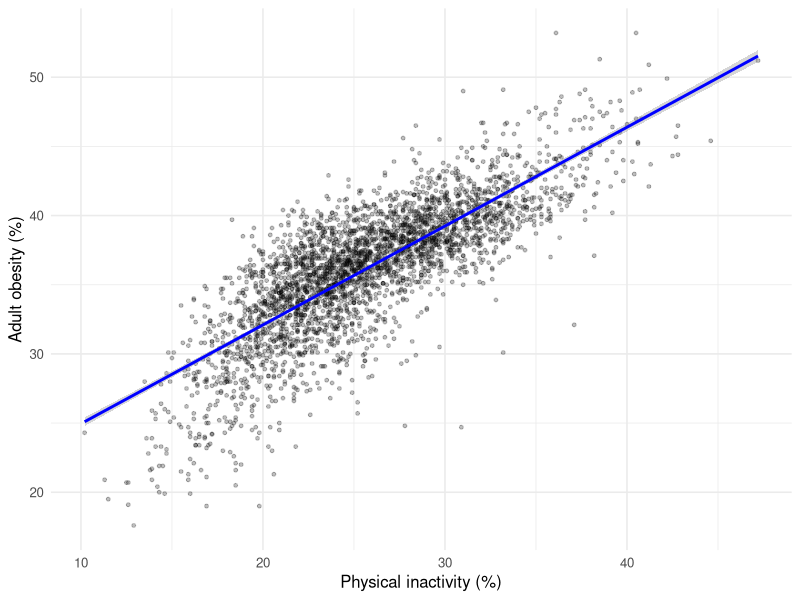

Write R code to recreate this figure.
## ---- chunk 1
#| include: false
#| warning: false
#| message: false
# load libraries
library(tidyverse)
library(palmerpenguins)
library(ggpubr)
library(patchwork)

getwd()
list.files()
file.exists("/Users/spartan/Documents/Math 261A/Project 1/references.bib")
## ---- chunk 2
#| echo: false
#| warning: false
#| message: false
library(readr); library(ggplot2); library(dplyr); library(broom)

# Fit the model
d <- readr::read_csv("../data/county_health_model.csv", show_col_types = FALSE)
lm_fit <- lm(obesity_pct ~ inactivity_pct, data = d)

# Pull ingredients for inline reporting
coefs <- coefficients(lm_fit)
b0 <- coefs[1]; b1 <- coefs[2]
tid <- tidy(lm_fit, conf.int = TRUE)
sl  <- tid[tid$term == "inactivity_pct", ]
r2  <- glance(lm_fit)$r.squared
nobs <- nobs(lm_fit)

p_txt <- ifelse(sl$p.value < 0.001, "< 0.001",
                format(round(sl$p.value, 3), nsmall = 3))

## ---- chunk 3
#| echo: false
#| warning: false
#| message: false
#| fig-cap: "Adult Obesity (%) vs Physical Inactivity (%) — U.S. Counties (2023). Points are counties; the line is the OLS fit with a 95% confidence band."
ggplot(d, aes(x = inactivity_pct, y = obesity_pct)) +
  geom_point(alpha = 0.25, size = 1) +
  geom_smooth(method = "lm", se = TRUE, color = "blue") +
  xlab("Physical inactivity (%)") + ylab("Adult obesity (%)") +
  theme_minimal(base_size = 12)
## ---- chunk 4
#| label: tbl-model
#| tbl-cap: "Regression results for Adult Obesity on Physical Inactivity."
#| tbl-pos: H
#| echo: false
#| message: false
#| warning: false

library(broom); library(dplyr); library(knitr)

mod <- lm(obesity_pct ~ inactivity_pct, data = d)

tidy(mod) |>
  mutate(across(where(is.numeric), ~ round(., 3))) |>
  kable(align = "lrrrr")
